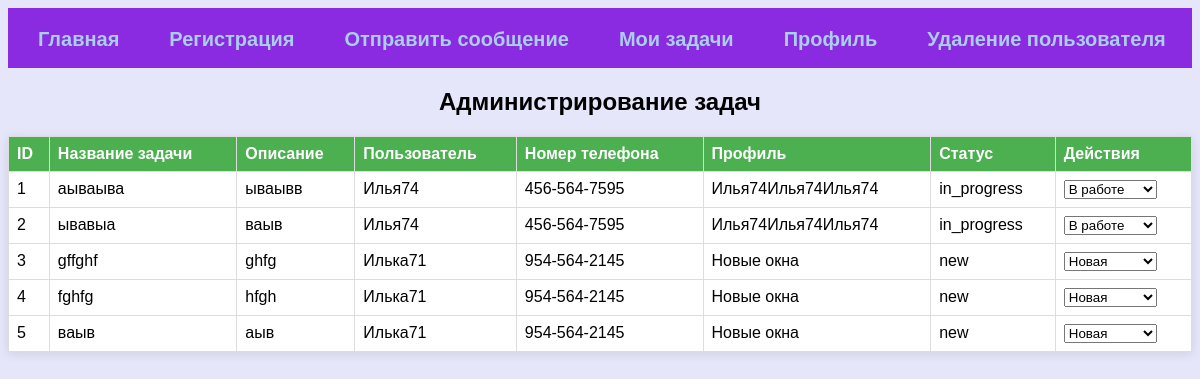
The app's page /admin/tasks (signed in) with its own data.
### app.py (models this page shows, shortened)
class Tasks(db.Model):
    __tablename__ = 'tasks'
    id = db.Column(db.Integer, primary_key=True)
    task_name = db.Column(db.String(50), nullable=False)
    description = db.Column(db.String(500), nullable=False)
    status = db.Column(db.String(20), default='new')
    user_id = db.Column(db.Integer, db.ForeignKey('users.id'))
    profile_id = db.Column(db.Integer, db.ForeignKey('profiles.id'))
    assessments = db.relationship('Assessment', backref='task', cascade="all, delete-orphan")

class Users(db.Model, UserMixin):
    __tablename__ = 'users'
    id = db.Column(db.Integer, primary_key=True)
    nik = db.Column(db.String(20), unique=True)
    psw = db.Column(db.String(500), nullable=False)
    date = db.Column(db.DateTime, default=datetime.utcnow)
    is_admin = db.Column(db.Boolean, default=False)
    profiles = db.relationship('Profiles', backref='user', cascade='all, delete-orphan')  # Каскадное удаление профилей
    tasks = db.relationship('Tasks', backref='user', cascade='all, delete-orphan')  # Каскадное удаление задач

class Profiles(db.Model):
    __tablename__ = 'profiles'
    id = db.Column(db.Integer, primary_key=True)
    name = db.Column(db.String(50), nullable=False)
    email = db.Column(db.String(50), nullable=False)
    phone = db.Column(db.Integer)
    name_organization = db.Column(db.String(100), nullable=False)
    inn_organization = db.Column(db.Integer)
    user_id = db.Column(db.Integer, db.ForeignKey('users.id'))
    tasks = db.relationship('Tasks', backref='profile', cascade='all, delete-orphan')  # Каскадное удаление задач

### app.py (the view)
@app.route("/admin/tasks", methods=("GET",))
def admin_tasks():
    if 'user_id' not in session or not is_admin(session['user_id']):
        flash('Доступ запрещен', 'error')
        return redirect(url_for('index'))
    tasks_list = Tasks.query.all()
    return render_template('admin_tasks.html', title='Администрирование задач', tasks=tasks_list)

### app.py (called while the page is built)
def is_admin(user_id):
    user = Users.query.get(user_id)
    return user.is_admin  # Предполагается, что у пользователя есть поле is_admin

### templates/admin_tasks.html (shortened to what this page needs)
{% extends 'layout.html' %}
{% block content %}
<link type="text/css" href="{{ url_for('static', filename='css/admin.css')}}" rel="stylesheet" />
<div align="center"> <h2>Администрирование задач</h2></div>
<table class="table table-bordered">
    <thead>
        <tr>
            <th>ID</th>
            <th>Название задачи</th>
            <th>Описание</th>
            <th>Пользователь</th>
            <th>Номер телефона</th>
            <th>Профиль</th>
            <th>Статус</th>
            <th>Действия</th>
        </tr>
    </thead>
    <tbody>
        {% for task in tasks %}
        <tr>
            <td>{{ task.id }}</td>
            <td>{{ task.task_name }}</td>
            <td>{{ task.description }}</td>
            <td>{{ task.user.nik }}</td>
            <td>{{ task.profile.phone }}</td>
            <td>{{ task.profile.name_organization }}</td>
            <td>{{ task.status }}</td>
            <td>
                <form action="{{ url_for('update_task_status', task_id=task.id, status=task.status) }}" method="post" style="display:inline;">
                    <select name="status" onchange="this.form.action='{{ url_for('update_task_status', task_id=task.id, status='') }}' + this.value; this.form.submit();">
                        <option value="new" {% if task.status == 'new' %}selected{% endif %}>Новая</option>
                        <option value="in_progress" {% if task.status == 'in_progress' %}selected{% endif %}>В работе</option>
                    </select>
                </form>
            </td>
        </tr>
        {% endfor %}
    </tbody>
</table>
{% endblock %}

### templates/layout.html (shortened to what this page needs)
<!DOCTYPE html>
<html lang="en">
<head>
    <link type="text/css" href="{{ url_for('static', filename='css/style.css')}}" rel="stylesheet" />
</head>
<body>
<ul class="mainmenu">
    <li><a href="{{ url_for('index') }}">Главная</a> </li>
    <li><a href="{{ url_for('register') }}">Регистрация</a> </li>
    <li><a href="{{ url_for('tasks') }}">Отправить сообщение</a> </li>
    <li><a href="{{ url_for('assessment') }}">Мои задачи</a> </li>
    <li><a href="{{ url_for('edit_profile') }}">Профиль</a> </li>
    <li><a href="{{ url_for('delete_account') }}">Удаление пользователя</a> </li>
</ul>
<div class="content">
    {% block content %}
    {% endblock%}
</div>
</body>
</html>

### static/css/style.css (style rules this page uses)
body { background-color: #E6E6FA; }
ul.mainmenu { list-style: none; background: #8A2BE2; height: 60px; margin: 0; padding: 0; color: #fdc073; font-size: 20px; overflow: hidden; }
ul.mainmenu li { float: left; margin: 20px 20px 30px 30px; }
ul.mainmenu li a { color: #ABCDEF; text-decoration: none; font-weight: bold }

### static/css/admin.css (style rules this page uses)
body { font-family: Arial, sans-serif; }
.table { margin-top: 20px; }
table { border-collapse: collapse; width: 100%; max-width: 1200px; margin: 20px auto; background-color: white; box-shadow: 0 2px 10px rgba(0, 0, 0, 0.1); }
th, td { border: 1px solid #ddd; padding: 8px; text-align: left; }
th { background-color: #4CAF50; color: white; }

### records on screen
Tasks: id "1", task_name "аываыва", description "ываывв", user.nik "Илья74", profile.phone "456-564-7595", profile.name_organization "Илья74Илья74Илья74", status "in_progress", status "В работе"
Tasks: id "2", task_name "ывавыа", description "ваыв", user.nik "Илья74", profile.phone "456-564-7595", profile.name_organization "Илья74Илья74Илья74", status "in_progress", status "В работе"
Tasks: id "3", task_name "gffghf", description "ghfg", user.nik "Илька71", profile.phone "954-564-2145", profile.name_organization "Новые окна", status "new", status "Новая"
Tasks: id "4", task_name "fghfg", description "hfgh", user.nik "Илька71", profile.phone "954-564-2145", profile.name_organization "Новые окна", status "new", status "Новая"
Tasks: id "5", task_name "ваыв", description "аыв", user.nik "Илька71", profile.phone "954-564-2145", profile.name_organization "Новые окна", status "new", status "Новая"
